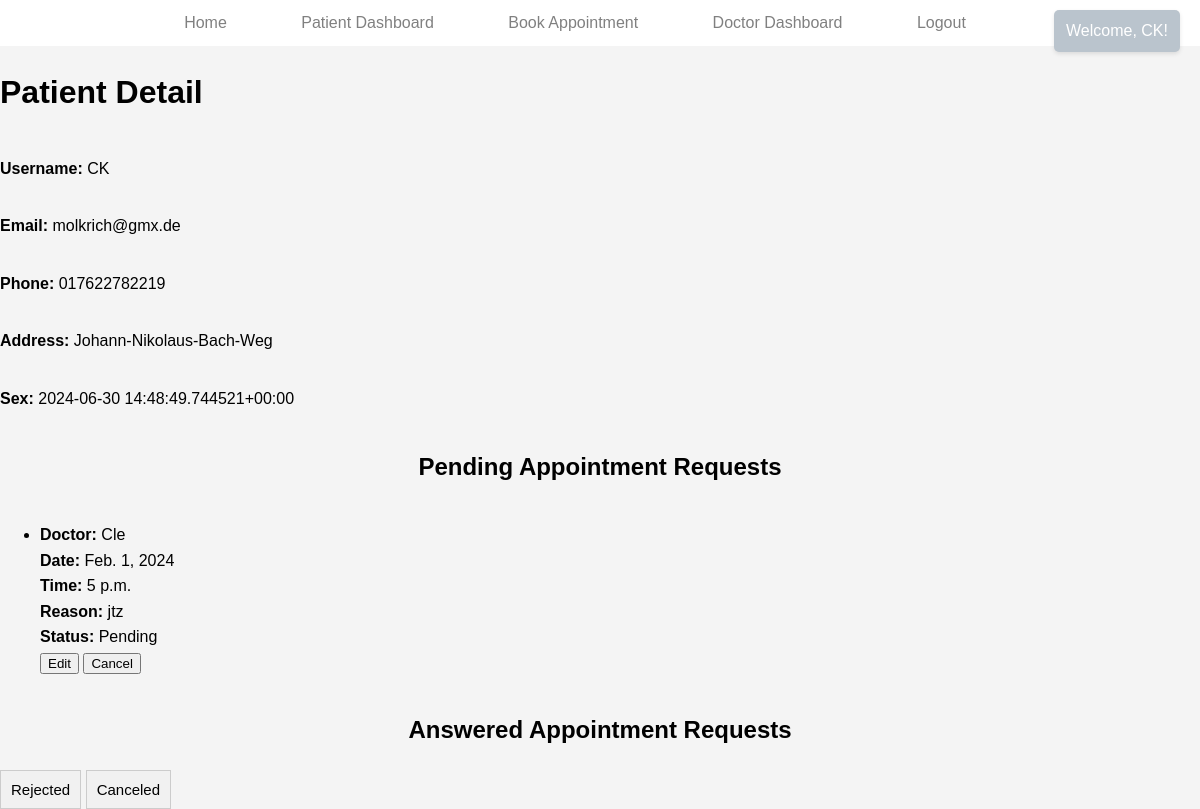
/bookings/patient/ (signed in), run on an earlier commit of the app's database.
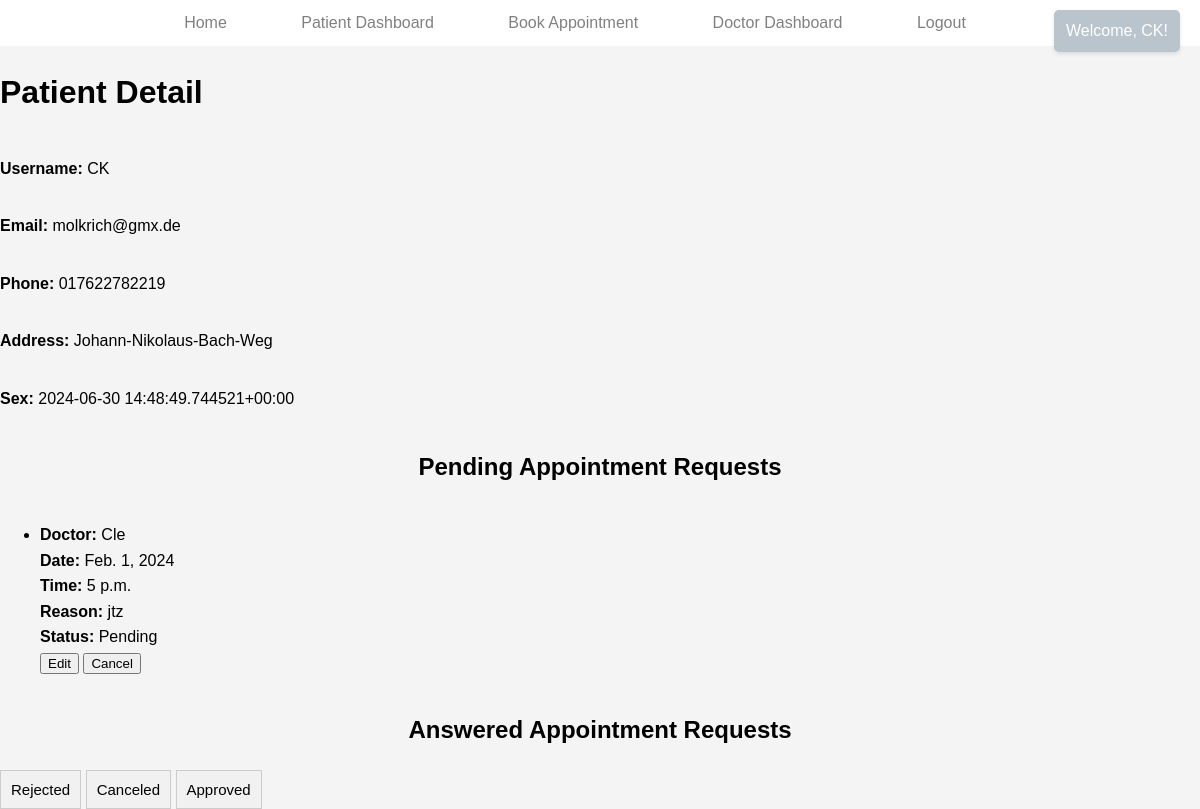
And on a later commit of the database.
### bookings/models.py (models this page shows, shortened)
class Appointment(models.Model):
    STATUS_CHOICES = [
        ('pending', 'Pending'),
        ('approved', 'Approved'),
        ('rejected', 'Rejected'),
        ('canceled', 'Canceled'),
    ]
    patient = models.ForeignKey(Patient, on_delete=models.CASCADE)
    doctor = models.ForeignKey(Doctor, on_delete=models.CASCADE)
    date = models.DateField()
    time = models.TimeField()
    reason = models.TextField()
    status = models.CharField(max_length=10, choices=STATUS_CHOICES, default='pending')

class Doctor(models.Model):
    user = models.OneToOneField(User, on_delete=models.CASCADE)
    specialty = models.CharField(max_length=100)

### bookings/views.py (the view)
# urls.py: path('patient/', views.patient_detail, name='patient_detail'),
@login_required
def patient_detail(request):
    try:
        patient = Patient.objects.get(user=request.user)
        pending_appointments = Appointment.objects.filter(patient=patient, status='pending')
        other_appointments = Appointment.objects.filter(patient=patient).exclude(status='pending')
        appointments_by_status = {}
        for appointment in other_appointments:
            if appointment.status not in appointments_by_status:
                appointments_by_status[appointment.status] = []
            appointments_by_status[appointment.status].append(appointment)
        return render(request, 'bookings/patient_detail.html', {
            'patient': patient,
            'pending_appointments': pending_appointments,
            'appointments_by_status': appointments_by_status,
        })
    except ObjectDoesNotExist:
        messages.error(request, "Patient details not found.")
        return redirect('index')

### bookings/context_processors.py (called while the page is built)
def user_roles(request):
    if request.user.is_authenticated:
        is_patient = Patient.objects.filter(user=request.user).exists()
        is_doctor = Doctor.objects.filter(user=request.user).exists()
        return {
            'is_patient': is_patient,
            'is_doctor': is_doctor,
        }
    return {}

### bookings/templates/bookings/patient_detail.html (shortened to what this page needs)
{% load static %}
<!DOCTYPE html>
<html>
<head>
    <link rel="stylesheet" type="text/css" href="{% static 'css/styles.css' %}">
</head>
<body>
    <header>
        <nav>
            <ul>
                <li><a href="{% url 'index' %}">Home</a></li>
                {% if user.is_authenticated %}
                    <div class="notification">Welcome, {{ user.username }}!</div>
                    {% if user.patient %}
                        <li><a href="{% url 'patient_detail' %}">Patient Dashboard</a></li>
                        <li><a href="{% url 'book_appointment' %}">Book Appointment</a></li>
                    {% endif %}
                    {% if user.doctor %}
                        <li><a href="{% url 'doctor_dashboard' %}">Doctor Dashboard</a></li>
                    {% endif %}
                    <li><a href="{% url 'logout' %}">Logout</a></li>
                {% else %}
                    <li><a href="{% url 'login' %}">Login</a></li>
                    <li><a href="{% url 'register_patient' %}">Register</a></li>
                {% endif %}
            </ul>
        </nav>
    </header>
    <h1>Patient Detail</h1>
    <p><strong>Username:</strong> {{ patient.user.username }}</p>
    <p><strong>Email:</strong> {{ patient.user.email }}</p>
    <p><strong>Phone:</strong> {{ patient.phone }}</p>
    <p><strong>Address:</strong> {{ patient.address }}</p>
    <p><strong>Sex:</strong> {{ patient.get_sex_display }}</p>
    <h2>Pending Appointment Requests</h2>
    <ul>
        {% if pending_appointments %}
            {% for appointment in pending_appointments %}
                <li>
                    <strong>Doctor:</strong> {{ appointment.doctor.user.username }}<br>
                    <strong>Date:</strong> {{ appointment.date }}<br>
                    <strong>Time:</strong> {{ appointment.time }}<br>
                    <strong>Reason:</strong> {{ appointment.reason }}<br>
                    <strong>Status:</strong> {{ appointment.get_status_display }}<br>
                    <button onclick="openModal({{ appointment.id }}, '{{ appointment.date }}', '{{ appointment.time }}', '{{ appointment.reason }}', '{% url 'edit_appointment' 0 %}')">Edit</button>
                    <form method="post" action="{% url 'patient_cancel_appointment' appointment.id %}" style="display:inline;">
                        <button type="submit">Cancel</button>
                    </form>
                </li>
            {% endfor %}
        {% else %}
            <li>No pending appointments.</li>
        {% endif %}
    </ul>
    <h2>Answered Appointment Requests</h2>
    <div>
        {% if appointments_by_status %}
            {% for status, appointments in appointments_by_status.items %}
                <button class="accordion">{{ status|title }}</button>
            {% endfor %}
        {% else %}
            <li>No answered appointments.</li>
        {% endif %}
    </div>
</body>
</html>

What changed in the data, as far as the page shows it:
added Appointment: status "Approved", shown under "Answered Appointment Requests"
